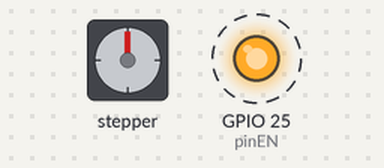
A sketch run on a simulated ESP32. Parts: stepper motor, output pins drawn as LEDs (lit = HIGH). Wiring (inferred from the names in the program): stepper motor driver (200 steps per turn assumed): step GPIO 32; direction GPIO 33. Dashed ring = blinking. Pins used as bus, display or sensor lines are not drawn; what the sketch prints to the serial monitor is not drawn.

Above: at 0.1 s.
Timing chart, 0 to 4.7 s (numbered marks = the images above):
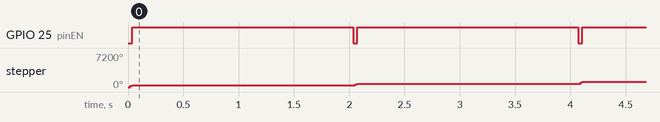

The sketch:

Control.ino
```cpp
//Pins
const int pinDirX1 = 33;
const int pinStepX1 = 32;
const int pinEN = 25;
//Valores
const int stepsPerRev = 200;

void setup()
{
  Serial.begin(115200);
  pinMode(pinDirX1, OUTPUT);
  pinMode(pinStepX1, OUTPUT);
  pinMode(pinEN, OUTPUT);
}

void MoveMotor()
{
  digitalWrite(pinEN, 0);
  digitalWrite(pinDirX1, HIGH);

  for(int i = 0; i < stepsPerRev; i++)
  {
    digitalWrite(pinStepX1, HIGH);
    //delay(1000);
    digitalWrite(pinStepX1, LOW);
    //delay(1500);
    Serial.print(i);
  }
  digitalWrite(pinEN, 1);
}

void loop()
{
  MoveMotor();
  delay(2000);
}
```

Measured:
- by itself, GPIO 25 (pinEN): alternates HIGH for 2.0 s and LOW for 0.04 s
- by itself, stepper: turns 360° clockwise in 0.02 s, repeating every 2.0 s
